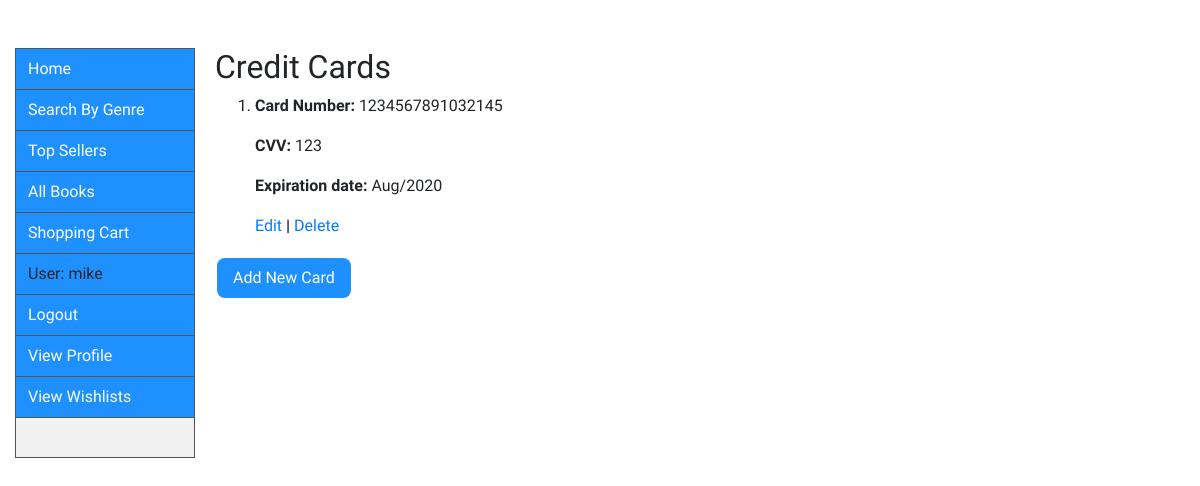
Screenshot of /search/creditcards/ (signed in) with the database file from the repository.
### catalog/models.py (models this page shows, shortened)
class CreditCard(models.Model):
    username = models.ForeignKey(
        'UserProfile', on_delete=models.SET_NULL, null=True)
    ccnumber = models.PositiveIntegerField(validators=[
                                           MaxValueValidator(9999999999999999)], blank = False)  # 16 digits for valid CC number
    ccv = models.PositiveIntegerField(validators=[MaxValueValidator(999)], blank = False)
    expiration = models.DateField(
        help_text="(YYYY-MM-DD)", auto_now_add=False, auto_now=False, blank = False, validators=[MinValueValidator(limit_value=date.today)])

### catalog/views.py (the view)
# urls.py: path('creditcards/', views.creditcards, name='creditcards'),
def creditcards(request):
    user = request.user.userprofile
    cards = CreditCard.objects.filter(username=user)
    args = {'user': request.user,
            'cards': cards
            }
    return render(request, 'creditcards.html', args)

### catalog/templates/creditcards.html
{% extends "base_generic.html" %}
{% block content %}
  <h2>Credit Cards</h2>
    {% for card in cards %}
    <ol>
  <li>
    <strong>Card Number: </strong>{{card.ccnumber}} <p></p>
    <p><strong>CVV: </strong>{{card.ccv}} </p>
     <p><strong>Expiration date: </strong>{{card.expiration|date:"M/Y"}} </p>
     <p><a href= {% url 'editcreditcard' card.id %}>Edit</a> <strong> | </strong> <a href= {% url 'deletecreditcard' card.id %}>Delete</a></p>
  </li>
  </ol>
  {% endfor %}
  <p><a href= {% url 'addcreditcard' %}><strong><button type="button" class="button2">Add New Card</button> </strong></a><p></p
{% endblock %}

### catalog/templates/base_generic.html (shortened to what this page needs)
<!DOCTYPE html>
<html lang="en">
<head>
  <link rel="stylesheet" href="https://stackpath.bootstrapcdn.com/bootstrap/4.1.3/css/bootstrap.min.css">
  {% load static %}
  <link rel="stylesheet" href="{% static 'css/styles.css' %}">
</head>
<body style="background-color: white;">
  <div class="container-fluid">
    <div class="row">
      <div class="col-sm-2">
      {% block sidebar %}
        <ul>
          <li><a href="{% url 'index' %}" class="liststyle">Home</a></li>
          <li><a href="{% url 'search' %}" class="liststyle">Search By Genre</a></li>
          <li><a href="{% url 'topsellers' %}" class="liststyle">Top Sellers</a></li>
          <li><a href="{% url 'books' %}" class="liststyle">All Books</a></li>
          {% if user.is_authenticated %}
          <li><a href="{% url 'shoppingcart' %}" class="liststyle">Shopping Cart</a></li>
          <li><a class="liststyle">User: {{ user.get_username }}</a></li>
          <li><a href="{% url 'logout'%}?next={{request.path}}" class="liststyle">Logout</a></li>
          <li><a href="{% url 'profile'%}" class="liststyle">View Profile</a>
          <li><a href="{% url 'wishlists'%}" class="liststyle">View Wishlists</a>
          {% else %}
          <li><a href="{% url 'login'%}" class="liststyle">Login</a></li>
          <li><a href ="{% url 'signup' %}" class="liststyle">Register</a></li>
          {% endif %}
      {% block pagination %}
        {% load test %}
          {% endblock %}
        </ul>
      {% endblock %}
      </div>
      <div class="col-sm-10" id="col-sm-10">{% block content %}{% endblock %}</div>
    </div>
  </div>
</body>
</html>

### catalog/static/css/styles.css (style rules this page uses)
.button2 { background-color: dodgerblue; border: none; border-radius: 8px; color: white; padding: 8px 16px; text-align: center; text-decoration: none; display: inline-block; font-size: 16px; margin: 4px 2px; cursor: pointer; }
ul { list-style-type: none; margin: 0; padding: 0; width: 15%; background-color: #f1f1f1; position: fixed; height: 51.3%; overflow: auto; border: 1px solid #555; }
li a.liststyle { display: block; background-color: dodgerblue; color: white; padding: 8px 12px; text-decoration: none; border-bottom: 1px solid #555; }

### catalog/templates/base_generic.html (style rules this page uses)
body { font-family: 'Rakkas' }

### rows the page displays
CreditCard: ccnumber "1234567891032145", ccv "123", expiration "Aug/2020"

### other values shown
{{ user.get_username }} "mike"
